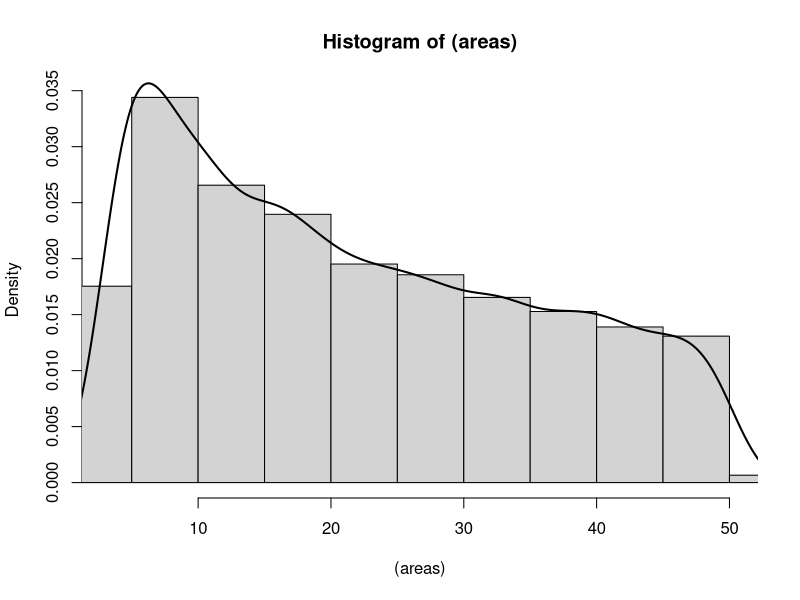

Reproduce this figure in R.
#INVERSE TRANSFORMATION- SIMULAING AREA OF A CIRCLE ---------------------------

#Monte Carlo ------------------------------
sim_circle<- function(){
  #set seed 
  set.seed(123)
  #set number of trials
  n<-10000
  #generate radius r on uniform 
  r<- runif(n,1,4 )
  #average area of circle of radius = r
  mean(pi*r^2)
}

sim_circle() #21.84337 

#Inverse CDF -------------------------------
sim_circle_2<- function(){
  #set seed 
  set.seed(123)
  #set number of trials
  n<-10000
  #generate uniform 
  u<- runif(n,0,1)
  #generated radii using inverse CDF 
  r<-(3*u+1)
  #average area of circle  from inverse CDF radii 
  mean(pi*r^2)
}

sim_circle_2() #21.84337 same as above so inverse method is consistent

#Creating a list of areas generated by Inverse Transform ------
sim_circle_plot<- function(){
  set.seed(123)
  n<-10000
  u<- runif(n,0,1)
  r<-(3*u+1)
  pi*r^2
}
areas<-sim_circle_plot()

#Plotting simulation vs theoretical ---------------
#histogram with density not frequency 
hist((areas), xlim = c(3.142,50.264), freq = FALSE) #chart limits based on x = 1 and 4
#true density curve overlaid 
lines(density(areas), lwd = 2)
